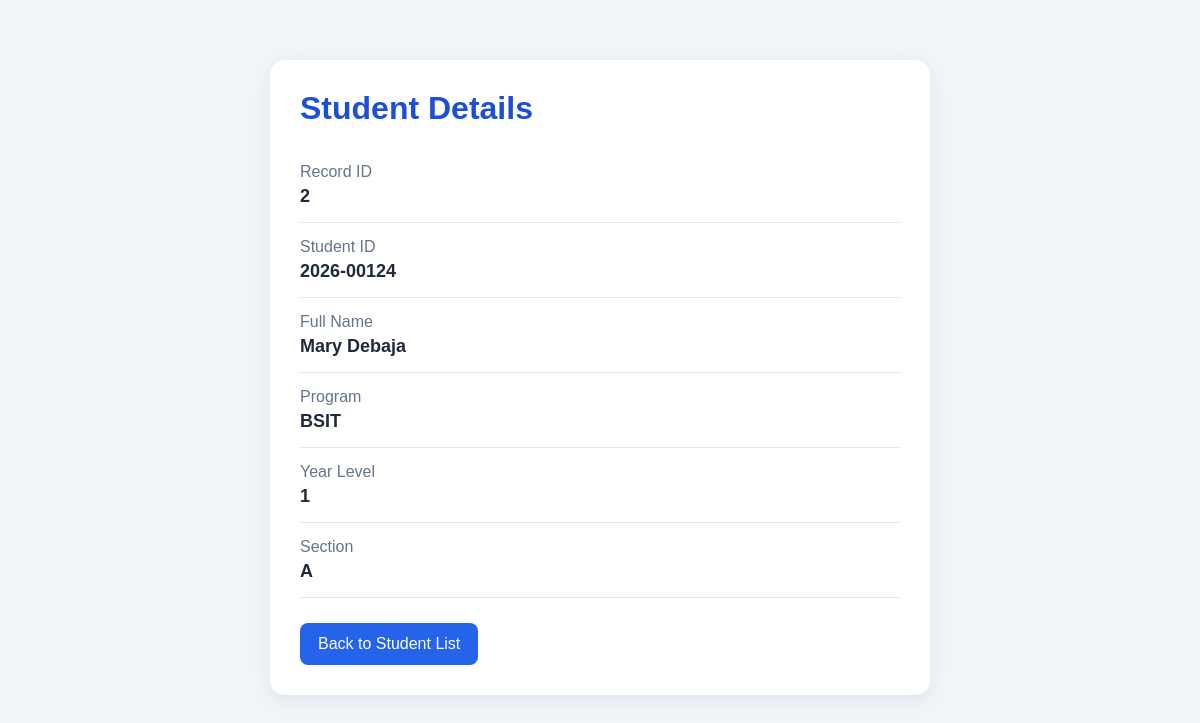
/students/2, run on the app's committed database.
### tables this page shows
CREATE TABLE students (
            id INTEGER PRIMARY KEY AUTOINCREMENT,
            student_id TEXT NOT NULL,
            name TEXT NOT NULL,
            program TEXT NOT NULL,
            year INTEGER NOT NULL,
            section TEXT NOT NULL
        );

### app.py (the view)
@app.route("/students/<int:student_id>")
def student_detail(student_id):
    conn = get_db_connection()
    student = conn.execute(
        "SELECT * FROM students WHERE id = ?",
        (student_id,)
    ).fetchone()
    conn.close()
    if student is None:
        abort(404)
    return render_template("student_detail.html", student=student)

### app.py (called while the page is built)
def get_db_connection():
    conn = sqlite3.connect(DATABASE)
    conn.row_factory = sqlite3.Row
    return conn

### templates/student_detail.html (shortened to what this page needs)
<!DOCTYPE html>
<html lang="en">
<head>
</head>
<body>
    <div class="card">
        <h1>Student Details</h1>
        <div class="item">
            <span class="label">Record ID</span>
            <span class="value">{{ student.id }}</span>
        </div>
        <div class="item">
            <span class="label">Student ID</span>
            <span class="value">{{ student.student_id }}</span>
        </div>
        <div class="item">
            <span class="label">Full Name</span>
            <span class="value">{{ student.name }}</span>
        </div>
        <div class="item">
            <span class="label">Program</span>
            <span class="value">{{ student.program }}</span>
        </div>
        <div class="item">
            <span class="label">Year Level</span>
            <span class="value">{{ student.year }}</span>
        </div>
        <div class="item">
            <span class="label">Section</span>
            <span class="value">{{ student.section }}</span>
        </div>
        <a href="/">Back to Student List</a>
    </div>
</body>
</html>

### templates/student_detail.html (style rules this page uses)
body { margin: 0; padding: 30px 15px; background: #f1f5f9; font-family: Arial, sans-serif; color: #1e293b; }
.card { max-width: 600px; margin: 30px auto; background: white; padding: 30px; border-radius: 15px; box-shadow: 0 5px 20px #00000012; }
h1 { color: #1d4ed8; margin-top: 0; }
.item { padding: 15px 0; border-bottom: 1px solid #e2e8f0; }
.label { color: #64748b; display: block; margin-bottom: 5px; }
.value { font-size: 18px; font-weight: bold; }
a { display: inline-block; margin-top: 25px; background: #2563eb; color: white; text-decoration: none; padding: 12px 18px; border-radius: 8px; }

### data on the page
students: id "2", student_id "2026-00124", name "Mary Debaja", program "BSIT", year "1", section "A"
